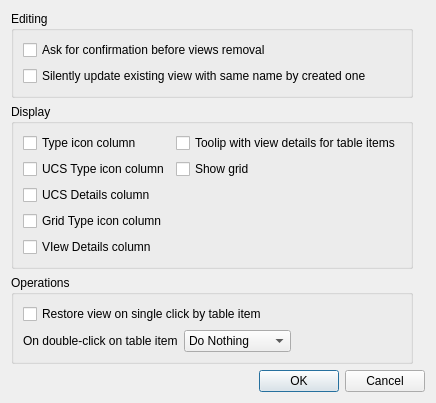
<?xml version="1.0" encoding="UTF-8"?>
<ui version="4.0">
 <class>LC_DlgNamedViewsListOptions</class>
 <widget class="QDialog" name="LC_DlgNamedViewsListOptions">
  <property name="geometry">
   <rect>
    <x>0</x>
    <y>0</y>
    <width>422</width>
    <height>386</height>
   </rect>
  </property>
  <property name="windowTitle">
   <string>Named Views Settings</string>
  </property>
  <layout class="QGridLayout" name="gridLayout" columnstretch="0,0,0">
   <item row="0" column="0">
    <widget class="QGroupBox" name="groupBox">
     <property name="title">
      <string>Editing</string>
     </property>
     <layout class="QGridLayout" name="gridLayout_2">
      <item row="0" column="0">
       <widget class="QCheckBox" name="cbRemovalConfirmation">
        <property name="toolTip">
         <string>If selected, confirmation dialog will be shown on removal of the view. Otherwise, view will be removed silently. </string>
        </property>
        <property name="text">
         <string>Ask for confirmation before views removal</string>
        </property>
       </widget>
      </item>
      <item row="1" column="0">
       <widget class="QCheckBox" name="cbSilentUpdate">
        <property name="toolTip">
         <string>If checked and during creation the view with entered name already exists, it will be updated by new position. Otherwise, unique name of new view will be required.</string>
        </property>
        <property name="text">
         <string>Silently update existing view with same name by created one</string>
        </property>
       </widget>
      </item>
     </layout>
    </widget>
   </item>
   <item row="1" column="0">
    <widget class="QGroupBox" name="groupBox_2">
     <property name="title">
      <string>Display</string>
     </property>
     <layout class="QGridLayout" name="gridLayout_3">
      <item row="0" column="0">
       <widget class="QCheckBox" name="cbShowViewTypeIcon">
        <property name="toolTip">
         <string>If checked, the column with view type icon will be shown.</string>
        </property>
        <property name="text">
         <string>Type icon column</string>
        </property>
       </widget>
      </item>
      <item row="6" column="0">
       <widget class="QCheckBox" name="cbShowColumnVIewDetails">
        <property name="toolTip">
         <string>If checked, the column with view details will be shown in the table.</string>
        </property>
        <property name="text">
         <string>VIew Details column</string>
        </property>
       </widget>
      </item>
      <item row="4" column="0">
       <widget class="QCheckBox" name="cbColumnUCSDetails">
        <property name="toolTip">
         <string>If checked, the column with details of view's coordinate system will be show</string>
        </property>
        <property name="text">
         <string>UCS Details column</string>
        </property>
       </widget>
      </item>
      <item row="5" column="0">
       <widget class="QCheckBox" name="cbColumnGridType">
        <property name="toolTip">
         <string>If checked, type of grid for saved view will be shown</string>
        </property>
        <property name="text">
         <string>Grid Type icon column</string>
        </property>
       </widget>
      </item>
      <item row="0" column="1">
       <widget class="QCheckBox" name="cbShowTooltip">
        <property name="toolTip">
         <string>If show, tooltip with additional information about view will be shown for table item.</string>
        </property>
        <property name="text">
         <string>Toolip with view details for table items</string>
        </property>
       </widget>
      </item>
      <item row="1" column="1">
       <widget class="QCheckBox" name="cbShowGrid">
        <property name="toolTip">
         <string>If selected, grid lines will be drawn</string>
        </property>
        <property name="text">
         <string>Show grid</string>
        </property>
       </widget>
      </item>
      <item row="1" column="0">
       <widget class="QCheckBox" name="cbColumnUCSType">
        <property name="toolTip">
         <string>If checked, the column with icon for type of coordinate system for the view will be shown.</string>
        </property>
        <property name="text">
         <string>UCS Type icon column</string>
        </property>
       </widget>
      </item>
     </layout>
    </widget>
   </item>
   <item row="6" column="0" colspan="3">
    <widget class="QDialogButtonBox" name="buttonBox">
     <property name="orientation">
      <enum>Qt::Orientation::Horizontal</enum>
     </property>
     <property name="standardButtons">
      <set>QDialogButtonBox::StandardButton::Cancel|QDialogButtonBox::StandardButton::Ok</set>
     </property>
     <property name="centerButtons">
      <bool>false</bool>
     </property>
    </widget>
   </item>
   <item row="2" column="0">
    <widget class="QGroupBox" name="groupBox_3">
     <property name="title">
      <string>Operations</string>
     </property>
     <layout class="QGridLayout" name="gridLayout_4">
      <item row="1" column="0">
       <widget class="QLabel" name="lblDoubleClick">
        <property name="text">
         <string>On double-click on table item</string>
        </property>
       </widget>
      </item>
      <item row="1" column="1">
       <widget class="QComboBox" name="cbDoubleClickPolicy">
        <property name="toolTip">
         <string>Defines which action should be performed on double click on view item of the table. </string>
        </property>
        <item>
         <property name="text">
          <string>Do Nothing</string>
         </property>
        </item>
        <item>
         <property name="text">
          <string>Rename View</string>
         </property>
        </item>
        <item>
         <property name="text">
          <string>Update View</string>
         </property>
        </item>
        <item>
         <property name="text">
          <string>Restore View</string>
         </property>
        </item>
       </widget>
      </item>
      <item row="1" column="2">
       <spacer name="horizontalSpacer">
        <property name="orientation">
         <enum>Qt::Orientation::Horizontal</enum>
        </property>
        <property name="sizeHint" stdset="0">
         <size>
          <width>0</width>
          <height>20</height>
         </size>
        </property>
       </spacer>
      </item>
      <item row="0" column="0" colspan="3">
       <widget class="QCheckBox" name="cbSingleClickRestore">
        <property name="toolTip">
         <string>If enabled, click on the view table item will restore view. Otherwise, view should be restored explicitly.</string>
        </property>
        <property name="text">
         <string>Restore view on single click by table item</string>
        </property>
       </widget>
      </item>
     </layout>
    </widget>
   </item>
  </layout>
 </widget>
 <resources/>
 <connections>
  <connection>
   <sender>buttonBox</sender>
   <signal>accepted()</signal>
   <receiver>LC_DlgNamedViewsListOptions</receiver>
   <slot>accept()</slot>
   <hints>
    <hint type="sourcelabel">
     <x>248</x>
     <y>254</y>
    </hint>
    <hint type="destinationlabel">
     <x>157</x>
     <y>274</y>
    </hint>
   </hints>
  </connection>
  <connection>
   <sender>buttonBox</sender>
   <signal>rejected()</signal>
   <receiver>LC_DlgNamedViewsListOptions</receiver>
   <slot>reject()</slot>
   <hints>
    <hint type="sourcelabel">
     <x>316</x>
     <y>260</y>
    </hint>
    <hint type="destinationlabel">
     <x>286</x>
     <y>274</y>
    </hint>
   </hints>
  </connection>
 </connections>
</ui>
